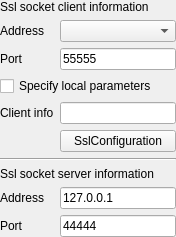
<?xml version="1.0" encoding="UTF-8"?>
<ui version="4.0">
 <class>SAKSslSocketClientDeviceController</class>
 <widget class="QWidget" name="SAKSslSocketClientDeviceController">
  <property name="geometry">
   <rect>
    <x>0</x>
    <y>0</y>
    <width>176</width>
    <height>229</height>
   </rect>
  </property>
  <property name="windowTitle">
   <string>Form</string>
  </property>
  <layout class="QGridLayout" name="gridLayout">
   <property name="leftMargin">
    <number>0</number>
   </property>
   <property name="topMargin">
    <number>0</number>
   </property>
   <property name="rightMargin">
    <number>0</number>
   </property>
   <property name="bottomMargin">
    <number>0</number>
   </property>
   <item row="0" column="0" colspan="2">
    <widget class="QLabel" name="label_5">
     <property name="text">
      <string>Ssl socket client information</string>
     </property>
    </widget>
   </item>
   <item row="1" column="0">
    <widget class="QLabel" name="label_3">
     <property name="text">
      <string>Address</string>
     </property>
    </widget>
   </item>
   <item row="1" column="1">
    <widget class="QComboBox" name="localhostComboBox"/>
   </item>
   <item row="2" column="0">
    <widget class="QLabel" name="label_4">
     <property name="text">
      <string>Port</string>
     </property>
    </widget>
   </item>
   <item row="2" column="1">
    <widget class="QLineEdit" name="localPortlineEdit">
     <property name="text">
      <string>55555</string>
     </property>
    </widget>
   </item>
   <item row="3" column="0" colspan="2">
    <widget class="QCheckBox" name="specifyClientAddressAndPort">
     <property name="text">
      <string>Specify local parameters</string>
     </property>
    </widget>
   </item>
   <item row="4" column="0">
    <widget class="QLabel" name="label_7">
     <property name="text">
      <string>Client info</string>
     </property>
    </widget>
   </item>
   <item row="4" column="1">
    <widget class="QLineEdit" name="clientInfoLineEdit">
     <property name="text">
      <string notr="true"/>
     </property>
     <property name="readOnly">
      <bool>true</bool>
     </property>
    </widget>
   </item>
   <item row="5" column="1">
    <widget class="QPushButton" name="sslConfigurationPushButton">
     <property name="text">
      <string>SslConfiguration</string>
     </property>
    </widget>
   </item>
   <item row="6" column="0" colspan="2">
    <widget class="Line" name="line">
     <property name="orientation">
      <enum>Qt::Horizontal</enum>
     </property>
    </widget>
   </item>
   <item row="7" column="0" colspan="2">
    <widget class="QLabel" name="label_6">
     <property name="text">
      <string>Ssl socket server information</string>
     </property>
    </widget>
   </item>
   <item row="8" column="0">
    <widget class="QLabel" name="label">
     <property name="text">
      <string>Address</string>
     </property>
    </widget>
   </item>
   <item row="8" column="1">
    <widget class="QLineEdit" name="serverHostLineEdit">
     <property name="text">
      <string>127.0.0.1</string>
     </property>
    </widget>
   </item>
   <item row="9" column="0">
    <widget class="QLabel" name="label_2">
     <property name="text">
      <string>Port</string>
     </property>
    </widget>
   </item>
   <item row="9" column="1">
    <widget class="QLineEdit" name="serverPortLineEdit">
     <property name="text">
      <string>44444</string>
     </property>
    </widget>
   </item>
  </layout>
 </widget>
 <resources/>
 <connections/>
</ui>
